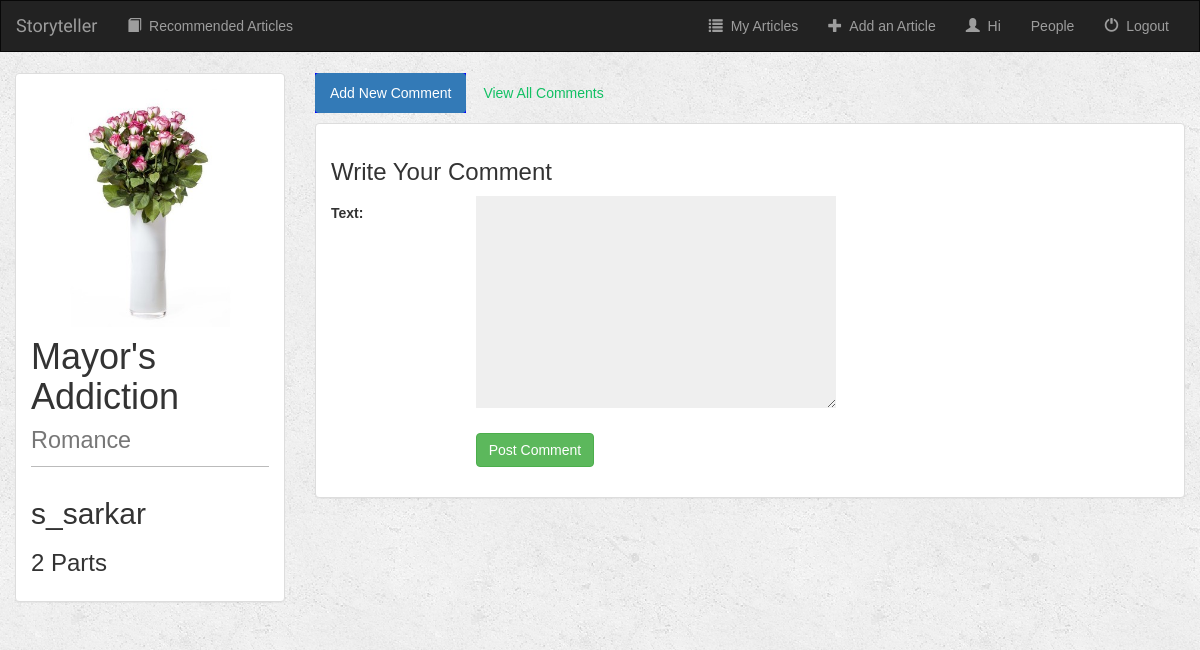
/20/add_comment/, run on the app's committed database.
### story/models.py (models this page shows, shortened)
class Article(models.Model):
    user = models.ForeignKey(User, default=1)
    author = models.CharField(max_length=250)
    article_title = models.CharField(max_length=500)
    genre = models.CharField(max_length=100)
    article_pic = models.FileField()
    parts = models.IntegerField(default=0)
    def __str__(self):
        return self.article_title + ' - ' + self.author

### story/views.py (the view, shortened to what this page needs)
# urls.py: url(r'^(?P<article_id>[0-9]+)/add_comment/$', views.add_comment, name='add_comment'),
def add_comment(request, article_id):
    form = CommentForm(request.POST or None, request.FILES or None)
    article = get_object_or_404(Article, pk=article_id)
    context = {
        'article': article,
        'form': form,
    }
    return render(request, 'story/add_comment.html', context)

### story/forms.py
class CommentForm(forms.ModelForm):
    class Meta:
        model = Comment
        fields = ['text']

### story/templates/story/add_comment.html (shortened to what this page needs)
{% extends 'story/base.html' %}
{% block body %}
<div class="container-fluid">
    <div class="row">
        <div class="col-sm-4 col-md-3">
            <div class="panel panel-default">
                <div class="panel-body">
                        <a href="">
                            {% if article.article_pic %}
                                <img src="{{ article.article_pic.url }}" class="img-responsive">
                            {% else %}
                                <h3>No image to display</h3>
                            {% endif %}
                        </a>
                    <h1>{{ article.article_title }} <small>{{ article.genre }}</small></h1>
                    <h2>{{ article.author }}</h2>
                    <h3>{{ article.chapter_set.count }} Parts</h3>
                </div>
            </div>
        </div>
        <div class="col-sm-8 col-md-9">
            <ul class="nav nav-pills" style="margin-bottom: 10px;">
                <li role="presentation"  class="active"><a href="{% url 'add_comment' article.id %}">Add New Comment</a></li>
                <li role="presentation"><a href="{% url 'reader_comment' article.id %}">View All Comments</a></li>
            </ul>
            <div class="panel panel-default">
                <div class="panel-body">
                    <h3>Write Your Comment</h3>
                    <form class="form-horizontal" role="form" action="" method="post" enctype="multipart/form-data">
                        {% include 'story/form_template.html' %}
                        <div class="form-group">
                            <div class="col-sm-offset-2 col-sm-10">
                                <button type="submit" class="btn btn-success">Post Comment</button>
                            </div>
                        </div>
                    </form>
                </div>
            </div>
        </div>
    </div>
</div>
{% endblock %}

### story/static/story/style.css (style rules this page uses)
body { background: white url("images/background.png"); }
.active { background-color: blue; }
body { margin:0; padding:0; font-family:helvetica, sans-serif; }
a { color:#12c064; text-decoration:none; }
h1, h2, h3, h4, h5 , h6 { font-family: 'Muli', sans-serif; font-weight:normal; }
h1 { border-bottom:1px solid #bbb; padding:0 0 10px 0; margin:10px 0 20px 0; }
h2 { margin:30px 0 20px; }
form { overflow:auto; }
label { float:left; clear:both; color:#333; margin-bottom:4px; }
input, textarea { clear:both; float:left; margin:0 0 10px; background:#efefef; border:0; padding:6px 10px; font-size:14px; }

### data on the page
Article: article_pic (picture), article_title "Mayor's Addiction", genre "Romance", author "s_sarkar", chapter_set.count "2"

### other printed values
{{ field.label_tag }} "Text:"
